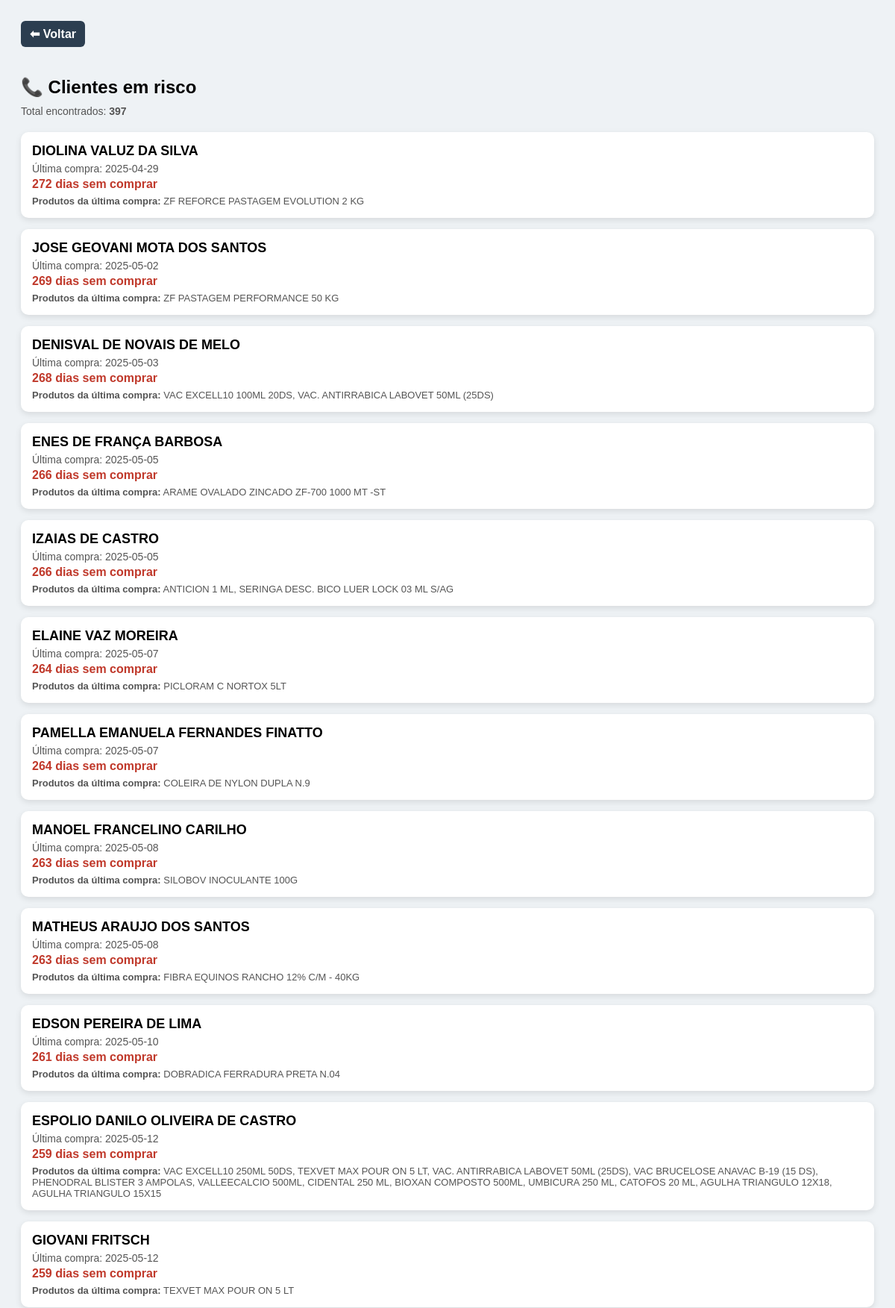
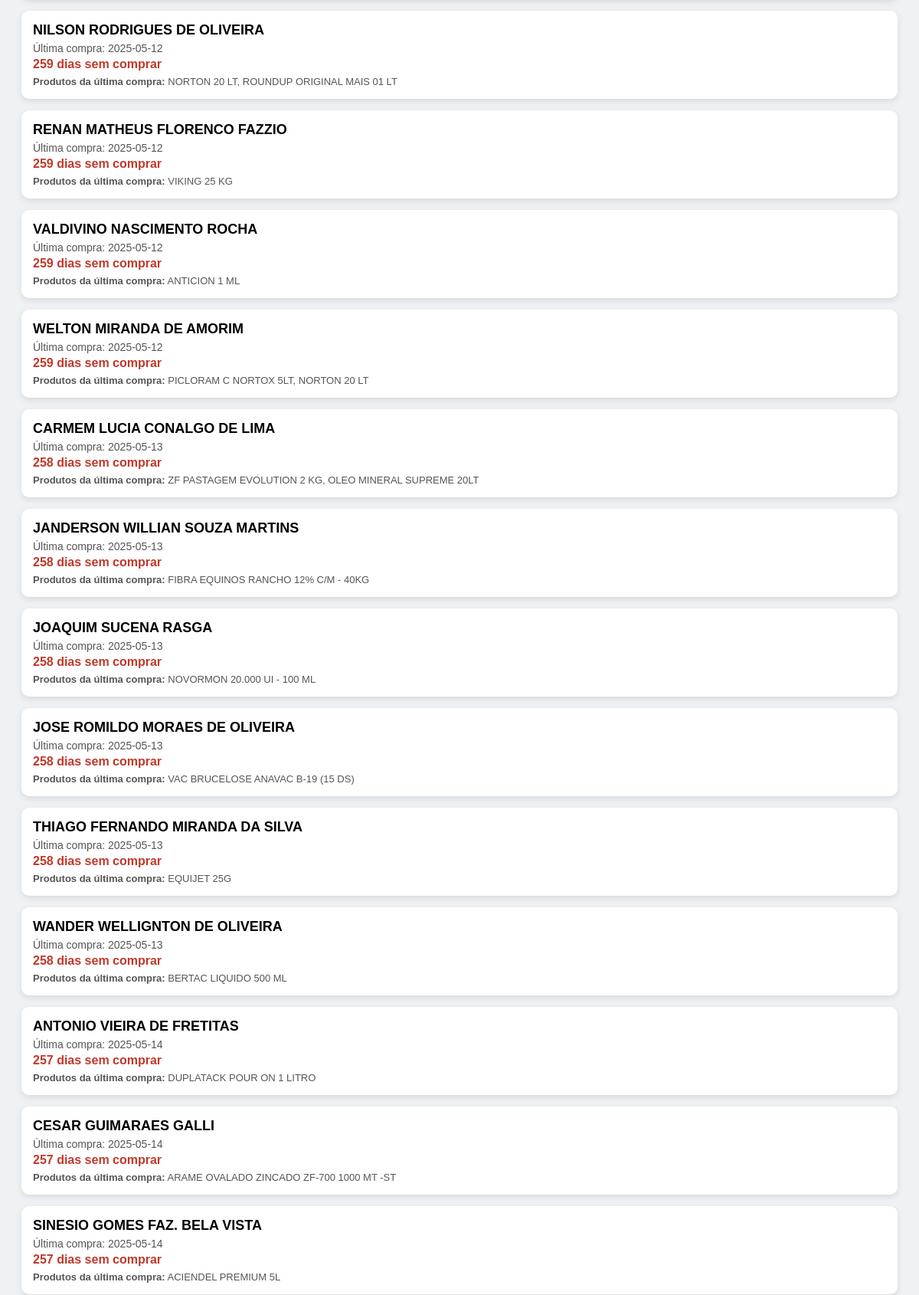
The page /contatos (signed in, upper part) on the database its author committed (2 pictures, top to bottom).
### tables this page shows
CREATE TABLE vendas (
        id INTEGER PRIMARY KEY AUTOINCREMENT,
        data TEXT,
        cliente TEXT,
        valor_total REAL,
        comissao_total REAL,
        parcelas INTEGER,
        primeiro_mes TEXT, user_id INTEGER, id_usuario INTEGER);

### app.py (the view)
@app.route("/contatos")
def contatos():
    if not session.get("logado"):
        return redirect("/")
    risco = request.args.get("risco")
    hoje = datetime.now().date()
    id_usuario = session["id_usuario"]
    conn = conectar_db()
    c = conn.cursor()
    c.execute("""
        SELECT cliente, MAX(data) AS ultima_compra
        FROM vendas
        WHERE id_usuario = ?
        GROUP BY cliente
    """, (id_usuario,))
    registros = c.fetchall()
    contatos = []
    for r in registros:
        if not r["ultima_compra"]:
            continue
        ultima = datetime.strptime(r["ultima_compra"], "%Y-%m-%d").date()
        dias = (hoje - ultima).days
        if risco == "30" and not (30 <= dias < 60):
            continue
        elif risco == "60" and not (60 <= dias < 90):
            continue
        elif risco == "90" and not (dias >= 90):
            continue
        c.execute("""
            SELECT id
            FROM vendas
            WHERE cliente = ? AND data = ? AND id_usuario = ?
            LIMIT 1
        """, (r["cliente"], r["ultima_compra"], id_usuario))
        venda = c.fetchone()
        produtos = []
        if venda:
            c.execute("""
                SELECT iv.produto
                FROM itens_venda iv
                JOIN vendas v ON v.id = iv.id_venda
                WHERE iv.id_venda = ? AND v.id_usuario = ?
            """, (venda["id"], id_usuario))
            produtos = [p["produto"] for p in c.fetchall()]
        contatos.append({
            "cliente": r["cliente"],
            "data_ultima_compra": r["ultima_compra"],
            "dias_sem_compra": dias,
            "produtos_ultima_compra": produtos
        })
    conn.close()
    contatos.sort(key=lambda x: x["dias_sem_compra"], reverse=True)
    return render_template("contatos.html", contatos=contatos, risco=risco)

### app.py (called while the page is built)
def conectar_db():
    conn = sqlite3.connect(BANCO)
    conn.row_factory = sqlite3.Row
    return conn

### templates/contatos.html (shortened to what this page needs)
<!DOCTYPE html>
<html>
<head>
</head>
<body>
<a href="/dashboard" class="btn-voltar">⬅ Voltar</a>
<h2>
    📞
    {% if risco == "30" %}
        Clientes sem compra entre 30 e 59 dias
    {% elif risco == "60" %}
        Clientes sem compra entre 60 e 89 dias
    {% elif risco == "90" %}
        Clientes sem compra há mais de 90 dias
    {% else %}
        Clientes em risco
    {% endif %}
</h2>
<div class="subtitulo">
    Total encontrados: <strong>{{ contatos|length }}</strong>
</div>
{% if contatos %}
    {% for c in contatos %}
        <div class="card">
            <div class="cliente">{{ c.cliente }}</div>
            <div class="data">
                Última compra: {{ c.data_ultima_compra }}
            </div>
            <div class="dias">
                {{ c.dias_sem_compra }} dias sem comprar
            </div>
            {% if c.produtos_ultima_compra %}
                <div class="produtos">
                    <strong>Produtos da última compra:</strong>
                    {{ c.produtos_ultima_compra | join(", ") }}
                </div>
            {% endif %}
        </div>
    {% endfor %}
{% else %}
    <p>Nenhum cliente encontrado para esse período.</p>
{% endif %}
<br>
</body>
</html>

### templates/contatos.html (style rules this page uses)
body { font-family: Arial; background: #eef2f5; padding: 20px; }
h2 { margin-bottom: 10px; }
.subtitulo { color: #555; margin-bottom: 20px; font-size: 14px; }
.card { background: white; padding: 15px; margin-bottom: 15px; border-radius: 10px; box-shadow: 0 3px 8px rgba(0,0,0,0.1); }
.cliente { font-size: 18px; font-weight: bold; }
.data { color: #555; margin-top: 5px; font-size: 14px; }
.dias { margin-top: 4px; font-weight: bold; color: #c0392b; }
.produtos { margin-top: 6px; font-size: 13px; color: #555; }
.btn-voltar { display: inline-block; margin-bottom: 20px; padding: 8px 12px; background: #2c3e50; color: white; text-decoration: none; border-radius: 6px; font-weight: bold; }

### rows shown on the page
vendas: cliente "DIOLINA VALUZ DA SILVA", data_ultima_compra "2025-04-29", dias_sem_compra "272", produtos_ultima_compra "ZF REFORCE PASTAGEM EVOLUTION 2 KG"
vendas: cliente "JOSE GEOVANI MOTA DOS SANTOS", data_ultima_compra "2025-05-02", dias_sem_compra "269", produtos_ultima_compra "ZF PASTAGEM PERFORMANCE 50 KG"
vendas: cliente "DENISVAL DE NOVAIS DE MELO", data_ultima_compra "2025-05-03", dias_sem_compra "268", produtos_ultima_compra "VAC EXCELL10 100ML 20DS, VAC. ANTIRRABICA LABOVET 50ML (25DS)"
vendas: cliente "ENES DE FRANÇA BARBOSA", data_ultima_compra "2025-05-05", dias_sem_compra "266", produtos_ultima_compra "ARAME OVALADO ZINCADO ZF-700 1000 MT -ST"
vendas: cliente "IZAIAS DE CASTRO", data_ultima_compra "2025-05-05", dias_sem_compra "266", produtos_ultima_compra "ANTICION 1 ML, SERINGA DESC. BICO LUER LOCK 03 ML S/AG"
vendas: cliente "ELAINE VAZ MOREIRA", data_ultima_compra "2025-05-07", dias_sem_compra "264", produtos_ultima_compra "PICLORAM C NORTOX 5LT"
vendas: cliente "PAMELLA EMANUELA FERNANDES FINATTO", data_ultima_compra "2025-05-07", dias_sem_compra "264", produtos_ultima_compra "COLEIRA DE NYLON DUPLA N.9"
vendas: cliente "MANOEL FRANCELINO CARILHO", data_ultima_compra "2025-05-08", dias_sem_compra "263", produtos_ultima_compra "SILOBOV INOCULANTE 100G"
vendas: cliente "MATHEUS ARAUJO DOS SANTOS", data_ultima_compra "2025-05-08", dias_sem_compra "263", produtos_ultima_compra "FIBRA EQUINOS RANCHO 12% C/M - 40KG"
vendas: cliente "EDSON PEREIRA DE LIMA", data_ultima_compra "2025-05-10", dias_sem_compra "261", produtos_ultima_compra "DOBRADICA FERRADURA PRETA N.04"
vendas: cliente "ESPOLIO DANILO OLIVEIRA DE CASTRO", data_ultima_compra "2025-05-12", dias_sem_compra "259", produtos_ultima_compra "VAC EXCELL10 250ML 50DS, TEXVET MAX POUR ON 5 LT, VAC. ANTIRRABICA LABOVET 50ML (25DS), VAC BRUCELOSE ANAVAC B-19 (15 DS), PHENODRAL BLISTER 3 AMPOLAS, VALLEECALCIO 500ML, CIDENTAL 250 ML, BIOXAN COMPOSTO 500ML, UMBICURA 250 ML, CATOFOS 20 ML, AGULHA TRIANGULO 12X18, AGULHA TRIANGULO 15X15"
vendas: cliente "GIOVANI FRITSCH", data_ultima_compra "2025-05-12", dias_sem_compra "259", produtos_ultima_compra "TEXVET MAX POUR ON 5 LT"
vendas: cliente "NILSON RODRIGUES DE OLIVEIRA", data_ultima_compra "2025-05-12", dias_sem_compra "259", produtos_ultima_compra "NORTON 20 LT, ROUNDUP ORIGINAL MAIS 01 LT"
vendas: cliente "RENAN MATHEUS FLORENCO FAZZIO", data_ultima_compra "2025-05-12", dias_sem_compra "259", produtos_ultima_compra "VIKING 25 KG"
vendas: cliente "VALDIVINO NASCIMENTO ROCHA", data_ultima_compra "2025-05-12", dias_sem_compra "259", produtos_ultima_compra "ANTICION 1 ML"
vendas: cliente "WELTON MIRANDA DE AMORIM", data_ultima_compra "2025-05-12", dias_sem_compra "259", produtos_ultima_compra "PICLORAM C NORTOX 5LT, NORTON 20 LT"
vendas: cliente "CARMEM LUCIA CONALGO DE LIMA", data_ultima_compra "2025-05-13", dias_sem_compra "258", produtos_ultima_compra "ZF PASTAGEM EVOLUTION 2 KG, OLEO MINERAL SUPREME 20LT"
vendas: cliente "JANDERSON WILLIAN SOUZA MARTINS", data_ultima_compra "2025-05-13", dias_sem_compra "258", produtos_ultima_compra "FIBRA EQUINOS RANCHO 12% C/M - 40KG"
vendas: cliente "JOAQUIM SUCENA RASGA", data_ultima_compra "2025-05-13", dias_sem_compra "258", produtos_ultima_compra "NOVORMON 20.000 UI - 100 ML"
vendas: cliente "JOSE ROMILDO MORAES DE OLIVEIRA", data_ultima_compra "2025-05-13", dias_sem_compra "258", produtos_ultima_compra "VAC BRUCELOSE ANAVAC B-19 (15 DS)"
vendas: cliente "THIAGO FERNANDO MIRANDA DA SILVA", data_ultima_compra "2025-05-13", dias_sem_compra "258", produtos_ultima_compra "EQUIJET 25G"
vendas: cliente "WANDER WELLIGNTON DE OLIVEIRA", data_ultima_compra "2025-05-13", dias_sem_compra "258", produtos_ultima_compra "BERTAC LIQUIDO 500 ML"
vendas: cliente "ANTONIO VIEIRA DE FRETITAS", data_ultima_compra "2025-05-14", dias_sem_compra "257", produtos_ultima_compra "DUPLATACK POUR ON 1 LITRO"
vendas: cliente "CESAR GUIMARAES GALLI", data_ultima_compra "2025-05-14", dias_sem_compra "257", produtos_ultima_compra "ARAME OVALADO ZINCADO ZF-700 1000 MT -ST"
vendas: cliente "SINESIO GOMES FAZ. BELA VISTA", data_ultima_compra "2025-05-14", dias_sem_compra "257", produtos_ultima_compra "ACIENDEL PREMIUM 5L"

### other values the page prints
{{ contatos|length }} "397"
